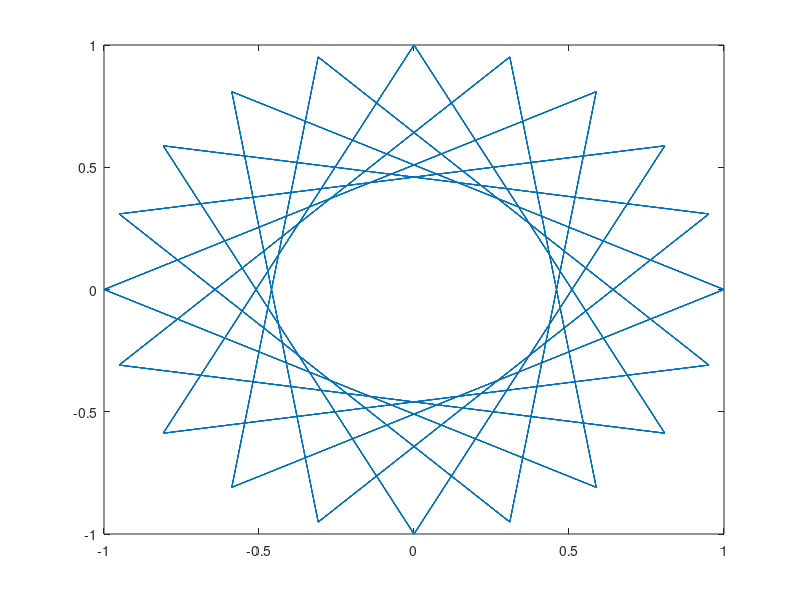

This chart was generated by the following MATLAB code:
% skripts zīmē Lisažu figūras
% mainīsim f1, f2 - iegūsim dažādas figūras
t = 0:0.01:1;
f1 = 35; f2 = 35;
x = cos(2*pi*f1*t);
y = sin(2*pi*f2*t);
plot(x,y)
shg